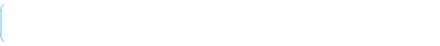
<?xml version="1.0" encoding="UTF-8"?>
<ui version="4.0">
 <class>formObjetoSuperficie</class>
 <widget class="QWidget" name="formObjetoSuperficie">
  <property name="geometry">
   <rect><x>0</x><y>0</y><width>440</width><height>46</height></rect>
  </property>
  <property name="windowTitle"><string>Form</string></property>
  <property name="styleSheet">
   <string notr="true">/* Contenedor del widget */
QWidget#formObjetoSuperficie {
    background: transparent;
}
QFrame { background-color: transparent; border: none; }

/* Card del objeto */
QFrame#frameObjSupCard {
    background-color: rgba(255,255,255,0.07);
    border: 1px solid rgba(255,255,255,0.18);
    border-left: 2px solid rgba(126,200,247,0.60);
    border-radius: 8px;
}
QFrame#frameObjSupCard:hover {
    background-color: rgba(255,255,255,0.11);
    border-left: 2px solid rgba(126,200,247,0.90);
}

/* Inputs */
QLineEdit {
    font-size: 10px;
    font-weight: normal;
    color: white;
    background: rgba(255,255,255,0.12);
    border: 1px solid rgba(255,255,255,0.30);
    border-radius: 6px;
    padding: 3px 7px;
}
QLineEdit:focus {
    border: 1px solid #7ec8f7;
    background: rgba(126,200,247,0.15);
}
QLineEdit::placeholder { color: rgba(255,255,255,0.35); }

QComboBox {
    background: rgba(255,255,255,0.12);
    border: 1px solid rgba(255,255,255,0.30);
    border-radius: 6px;
    color: white;
    font-size: 10px;
    padding: 3px 6px;
}
QComboBox:focus { border: 1px solid #7ec8f7; }
QComboBox::drop-down { border: none; width: 18px; }
QComboBox QAbstractItemView {
    background-color: #001a4d;
    color: white;
    selection-background-color: rgba(126,200,247,0.30);
    border: 1px solid rgba(255,255,255,0.20);
}
QComboBox QScrollBar:vertical { border: none; background: #f0f0f0; width: 8px; }
QComboBox QScrollBar::handle:vertical { background: #bfbfbf; min-height: 16px; border-radius: 3px; }

/* Botones +/− */
QPushButton {
    background: transparent;
    border: 1px solid rgba(255,255,255,0.25);
    border-radius: 5px;
    min-width: 22px; max-width: 22px;
    min-height: 22px; max-height: 22px;
}
QPushButton:hover {
    background: rgba(255,255,255,0.18);
    border: 1px solid rgba(255,255,255,0.55);
}
QPushButton:pressed { background: rgba(255,255,255,0.35); }

/* Label de unidad */
QLabel#labelUnidadArea {
    color: rgba(255,255,255,0.50);
    font-size: 9px;
    min-width: 18px; max-width: 18px;
    border: none; background: transparent;
}
</string>
  </property>

  <layout class="QVBoxLayout" name="verticalLayout">
   <property name="spacing"><number>3</number></property>
   <property name="leftMargin"><number>0</number></property>
   <property name="topMargin"><number>2</number></property>
   <property name="rightMargin"><number>0</number></property>
   <property name="bottomMargin"><number>2</number></property>

   <!-- Card principal del objeto -->
   <item>
    <widget class="QFrame" name="frameObjSupCard">
     <property name="frameShape"><enum>QFrame::NoFrame</enum></property>
     <layout class="QHBoxLayout" name="horizontalLayout_12">
      <property name="spacing"><number>6</number></property>
      <property name="leftMargin"><number>10</number></property>
      <property name="topMargin"><number>4</number></property>
      <property name="rightMargin"><number>8</number></property>
      <property name="bottomMargin"><number>4</number></property>

      <!-- Nombre del objeto -->
      <item>
       <widget class="QLineEdit" name="lineObjFrontal">
        <property name="minimumSize"><size><width>90</width><height>28</height></size></property>
        <property name="maximumSize"><size><width>110</width><height>28</height></size></property>
        <property name="placeholderText"><string>Nombre objeto</string></property>
        <property name="toolTip"><string>Nombre del objeto adherido a esta superficie (ej: Puerta, Ventana, Tablero)</string></property>
        <property name="clearButtonEnabled"><bool>true</bool></property>
       </widget>
      </item>

      <!-- Material -->
      <item>
       <widget class="QComboBox" name="cbObjFrontal">
        <property name="minimumSize"><size><width>150</width><height>28</height></size></property>
        <property name="maximumSize"><size><width>220</width><height>28</height></size></property>
        <property name="toolTip"><string>Material del objeto adherido</string></property>
       </widget>
      </item>

      <!-- Área -->
      <item>
       <widget class="QLineEdit" name="lineObjAreaFrontal">
        <property name="minimumSize"><size><width>68</width><height>28</height></size></property>
        <property name="maximumSize"><size><width>68</width><height>28</height></size></property>
        <property name="placeholderText"><string>Area m²</string></property>
        <property name="toolTip"><string>Area ocupada por este objeto en la superficie (en metros cuadrados)</string></property>
       </widget>
      </item>

      <!-- Botón agregar -->
      <item>
       <widget class="QPushButton" name="botonAgregar">
        <property name="text"><string/></property>
        <property name="icon">
         <iconset>
          <normaloff>graficas/iconos/agregar.png</normaloff>graficas/iconos/agregar.png
         </iconset>
        </property>
        <property name="iconSize"><size><width>18</width><height>18</height></size></property>
        <property name="toolTip"><string>Agregar otro objeto a esta superficie</string></property>
       </widget>
      </item>

      <!-- Botón eliminar -->
      <item>
       <widget class="QPushButton" name="botonEliminar">
        <property name="text"><string/></property>
        <property name="icon">
         <iconset>
          <normaloff>graficas/iconos/quitar.png</normaloff>graficas/iconos/quitar.png
         </iconset>
        </property>
        <property name="iconSize"><size><width>18</width><height>18</height></size></property>
        <property name="toolTip"><string>Eliminar este objeto</string></property>
       </widget>
      </item>

     </layout>
    </widget>
   </item>

  </layout>
 </widget>
 <resources/>
 <connections/>
</ui>
